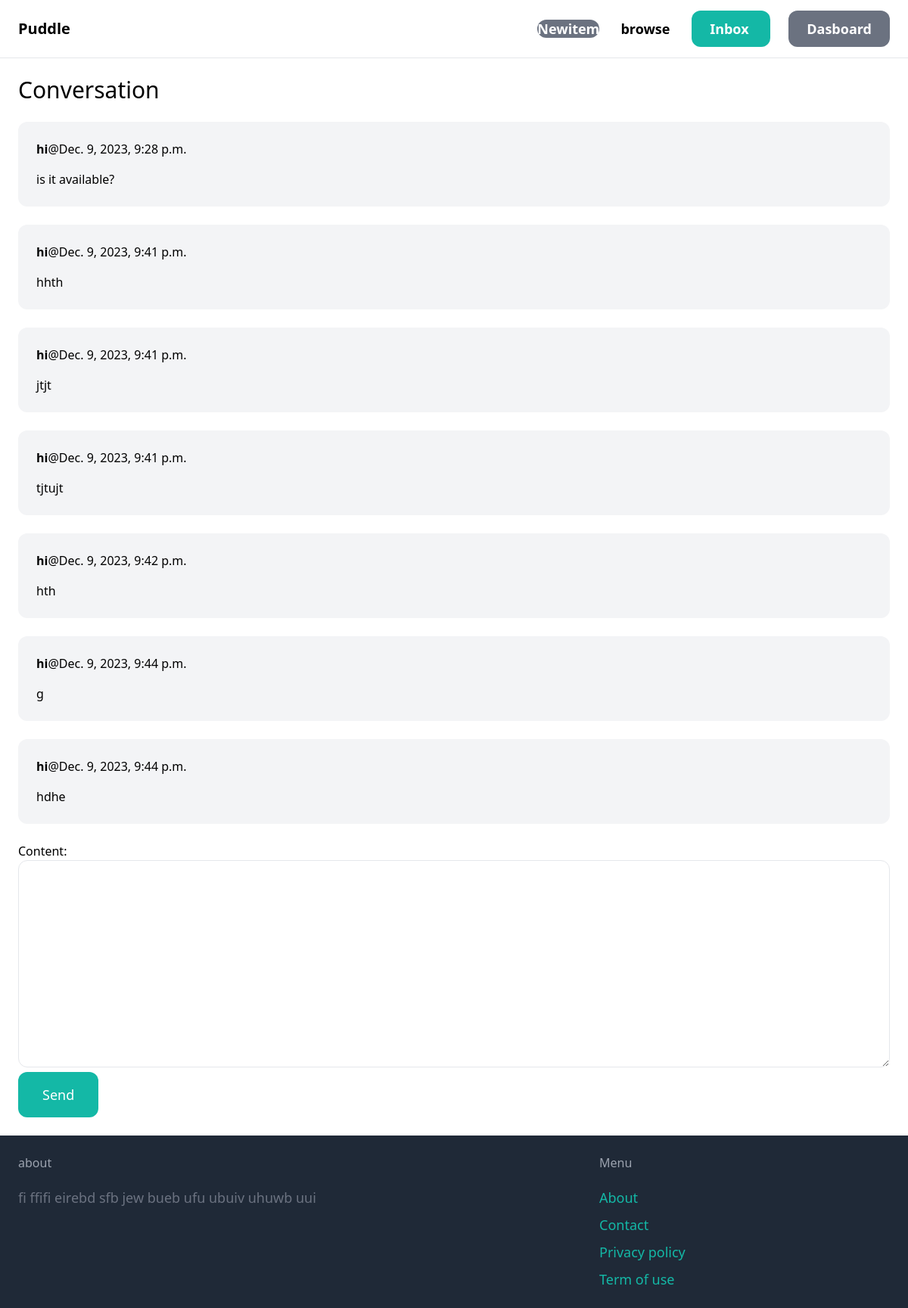
/inbox/9/ (signed in), run on the app's committed database.
### conversation/models.py (models this page shows)
class ConversationMessage(models.Model):
    conversation =models.ForeignKey(Conversation , related_name='messages' , on_delete=models.CASCADE)
    content =models.TextField()
    created_at =models.DateTimeField(auto_now_add=True)
    created_by =models.ForeignKey(User , related_name='created_messages', on_delete=models.CASCADE)

### conversation/views.py (the view)
# urls.py: path('<int:pk>/',views.detail ,name='detail'),
@login_required
def detail(request ,pk):
    conversation = Conversation.objects.filter(members__in=[request.user.id]).get(pk=pk)
    if request.method == 'POST':
        form = ConversationMessageForm(request.POST)
        if form.is_valid():
            conversation_message = form.save(commit=False)
            conversation_message.conversation = conversation
            conversation_message.created_by =request.user
            conversation_message.save()
            conversation.save()
            return redirect ('conversation:detail' , pk=pk)
    else:
        form = ConversationMessageForm()
    return render (request ,'conversation/detail.html',{
          'conversation':conversation ,
          'form':form ,
     })

### conversation/forms.py
class ConversationMessageForm(forms.ModelForm):
    class Meta:
        model = ConversationMessage
        fields = ('content',)
        widgets={
            'content': forms.Textarea(attrs={
                'class':'w-full py-4 px-6 rounded-xl border'
            })
        }

### conversation/templates/conversation/detail.html (shortened to what this page needs)
{% extends "core/base.html" %}
{% block content %}
<h1 class="mb-6 text-3xl">Conversation</h1>
<div class= "space-y-6">
    {% for message in conversation.messages.all %}
            <div class="p-6 flex {% if message.created_by == request.user %}bg-blue-100 {% else %}bg-gray-100 {% endif %}rounded-xl">
                <div>
                    <p class= "mb-4"><strong>{{ message.created_by.username}}</strong>@{{ message.created_at}}</p>
                    <p> {{ message.content}}</p>
                </div>
            </div>
    {% endfor%}
    <form method="post" action=".">
        {{ form.as_p}}
        <button class="py-4 px-8 text-lg bg-teal-500 hover:bg-teal-700 rounded-xl  text-white "  >Send</button>
    </form>
</div>
{% endblock  %}

### data on the page
ConversationMessage: created_by.username "hi", created_at "Dec. 9, 2023, 9:28 p.m.", content "is it available?"
ConversationMessage: created_by.username "hi", created_at "Dec. 9, 2023, 9:41 p.m.", content "hhth"
ConversationMessage: created_by.username "hi", created_at "Dec. 9, 2023, 9:41 p.m.", content "jtjt"
ConversationMessage: created_by.username "hi", created_at "Dec. 9, 2023, 9:41 p.m.", content "tjtujt"
ConversationMessage: created_by.username "hi", created_at "Dec. 9, 2023, 9:42 p.m.", content "hth"
ConversationMessage: created_by.username "hi", created_at "Dec. 9, 2023, 9:44 p.m.", content "g"
ConversationMessage: created_by.username "hi", created_at "Dec. 9, 2023, 9:44 p.m.", content "hdhe"
